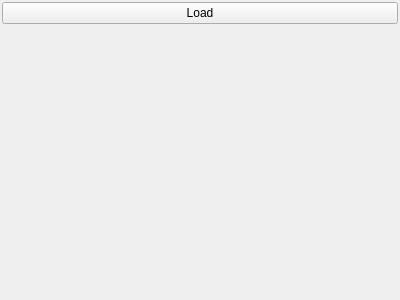
<?xml version="1.0" encoding="UTF-8"?>
<ui version="4.0">
 <class>Player</class>
 <widget class="QWidget" name="Player">
  <property name="geometry">
   <rect>
    <x>0</x>
    <y>0</y>
    <width>400</width>
    <height>300</height>
   </rect>
  </property>
  <property name="windowTitle">
   <string>Form</string>
  </property>
  <layout class="QVBoxLayout" name="verticalLayout">
   <property name="spacing">
    <number>2</number>
   </property>
   <property name="leftMargin">
    <number>2</number>
   </property>
   <property name="topMargin">
    <number>2</number>
   </property>
   <property name="rightMargin">
    <number>2</number>
   </property>
   <property name="bottomMargin">
    <number>2</number>
   </property>
   <item>
    <widget class="QPushButton" name="pushButtonLoad">
     <property name="text">
      <string>Load</string>
     </property>
    </widget>
   </item>
   <item>
    <widget class="VlcWidgetVideo" name="vlcWidgetVideoPlayer" native="true"/>
   </item>
  </layout>
 </widget>
 <layoutdefault spacing="6" margin="11"/>
 <customwidgets>
  <customwidget>
   <class>VlcWidgetVideo</class>
   <extends>QWidget</extends>
   <header location="global">VLCQtWidgets/WidgetVideo.h</header>
   <container>1</container>
   <slots>
    <signal>fullscreen()</signal>
    <slot>toggleFullscreen()</slot>
   </slots>
  </customwidget>
 </customwidgets>
 <resources/>
 <connections/>
</ui>
